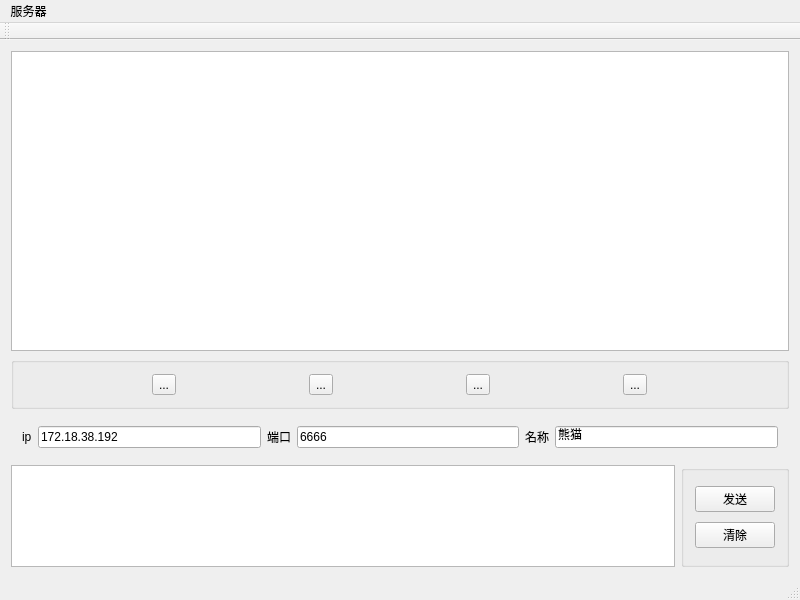
<?xml version="1.0" encoding="UTF-8"?>
<ui version="4.0">
 <class>client</class>
 <widget class="QMainWindow" name="client">
  <property name="geometry">
   <rect>
    <x>0</x>
    <y>0</y>
    <width>800</width>
    <height>600</height>
   </rect>
  </property>
  <property name="sizePolicy">
   <sizepolicy hsizetype="Minimum" vsizetype="Minimum">
    <horstretch>0</horstretch>
    <verstretch>0</verstretch>
   </sizepolicy>
  </property>
  <property name="minimumSize">
   <size>
    <width>800</width>
    <height>600</height>
   </size>
  </property>
  <property name="windowTitle">
   <string>client</string>
  </property>
  <widget class="QWidget" name="centralWidget">
   <layout class="QGridLayout" name="gridLayout">
    <item row="0" column="0">
     <layout class="QVBoxLayout" name="verticalLayout_4" stretch="4,1">
      <item>
       <layout class="QVBoxLayout" name="verticalLayout_3">
        <item>
         <layout class="QVBoxLayout" name="verticalLayout">
          <item>
           <widget class="QTextEdit" name="mess_rec"/>
          </item>
          <item>
           <widget class="QGroupBox" name="groupBox">
            <property name="title">
             <string/>
            </property>
            <layout class="QHBoxLayout" name="horizontalLayout">
             <item>
              <widget class="QToolButton" name="toolButton">
               <property name="text">
                <string>...</string>
               </property>
               <property name="icon">
                <iconset resource="res.qrc">
                 <normaloff>:/res/image/bold.PNG</normaloff>:/res/image/bold.PNG</iconset>
               </property>
               <property name="iconSize">
                <size>
                 <width>27</width>
                 <height>26</height>
                </size>
               </property>
               <property name="popupMode">
                <enum>QToolButton::DelayedPopup</enum>
               </property>
               <property name="toolButtonStyle">
                <enum>Qt::ToolButtonIconOnly</enum>
               </property>
              </widget>
             </item>
             <item>
              <widget class="QToolButton" name="toolButton_6">
               <property name="text">
                <string>...</string>
               </property>
               <property name="icon">
                <iconset resource="res.qrc">
                 <normaloff>:/res/image/color.PNG</normaloff>:/res/image/color.PNG</iconset>
               </property>
               <property name="iconSize">
                <size>
                 <width>27</width>
                 <height>26</height>
                </size>
               </property>
               <property name="popupMode">
                <enum>QToolButton::DelayedPopup</enum>
               </property>
              </widget>
             </item>
             <item>
              <widget class="QToolButton" name="toolButton_4">
               <property name="text">
                <string>...</string>
               </property>
               <property name="icon">
                <iconset resource="res.qrc">
                 <normaloff>:/res/image/font.PNG</normaloff>:/res/image/font.PNG</iconset>
               </property>
               <property name="iconSize">
                <size>
                 <width>27</width>
                 <height>26</height>
                </size>
               </property>
              </widget>
             </item>
             <item>
              <widget class="QToolButton" name="toolButton_5">
               <property name="text">
                <string>...</string>
               </property>
               <property name="icon">
                <iconset resource="res.qrc">
                 <normaloff>:/res/image/underline.PNG</normaloff>:/res/image/underline.PNG</iconset>
               </property>
               <property name="iconSize">
                <size>
                 <width>27</width>
                 <height>26</height>
                </size>
               </property>
              </widget>
             </item>
            </layout>
           </widget>
          </item>
         </layout>
        </item>
        <item>
         <widget class="QWidget" name="widget" native="true">
          <layout class="QHBoxLayout" name="horizontalLayout_4">
           <item>
            <widget class="QLabel" name="label_2">
             <property name="text">
              <string>ip</string>
             </property>
            </widget>
           </item>
           <item>
            <widget class="QLineEdit" name="ipline">
             <property name="text">
              <string>172.18.38.192</string>
             </property>
            </widget>
           </item>
           <item>
            <widget class="QLabel" name="label_3">
             <property name="text">
              <string>端口</string>
             </property>
            </widget>
           </item>
           <item>
            <widget class="QLineEdit" name="portline">
             <property name="text">
              <string>6666</string>
             </property>
            </widget>
           </item>
           <item>
            <widget class="QLabel" name="label_4">
             <property name="text">
              <string>名称</string>
             </property>
            </widget>
           </item>
           <item>
            <widget class="QLineEdit" name="nameedit">
             <property name="text">
              <string>熊猫</string>
             </property>
            </widget>
           </item>
          </layout>
         </widget>
        </item>
       </layout>
      </item>
      <item>
       <layout class="QHBoxLayout" name="horizontalLayout_3" stretch="10,1">
        <item>
         <widget class="QTextEdit" name="mess_send"/>
        </item>
        <item>
         <widget class="QGroupBox" name="groupBox_2">
          <property name="sizePolicy">
           <sizepolicy hsizetype="Fixed" vsizetype="Preferred">
            <horstretch>0</horstretch>
            <verstretch>0</verstretch>
           </sizepolicy>
          </property>
          <property name="title">
           <string/>
          </property>
          <layout class="QVBoxLayout" name="verticalLayout_2">
           <item>
            <widget class="QPushButton" name="sendButton">
             <property name="text">
              <string>发送</string>
             </property>
            </widget>
           </item>
           <item>
            <widget class="QPushButton" name="clearbutton">
             <property name="text">
              <string>清除</string>
             </property>
            </widget>
           </item>
          </layout>
         </widget>
        </item>
       </layout>
      </item>
     </layout>
    </item>
   </layout>
  </widget>
  <widget class="QMenuBar" name="menuBar">
   <property name="geometry">
    <rect>
     <x>0</x>
     <y>0</y>
     <width>800</width>
     <height>26</height>
    </rect>
   </property>
   <widget class="QMenu" name="menu">
    <property name="title">
     <string>服务器</string>
    </property>
    <addaction name="actionconnect"/>
    <addaction name="actiondisconnect"/>
   </widget>
   <addaction name="menu"/>
  </widget>
  <widget class="QToolBar" name="mainToolBar">
   <attribute name="toolBarArea">
    <enum>TopToolBarArea</enum>
   </attribute>
   <attribute name="toolBarBreak">
    <bool>false</bool>
   </attribute>
  </widget>
  <widget class="QStatusBar" name="statusBar"/>
  <action name="actionconnect">
   <property name="text">
    <string>连接</string>
   </property>
  </action>
  <action name="actiondisconnect">
   <property name="text">
    <string>断开连接</string>
   </property>
  </action>
 </widget>
 <layoutdefault spacing="6" margin="11"/>
 <resources>
  <include location="res.qrc"/>
 </resources>
 <connections/>
</ui>
